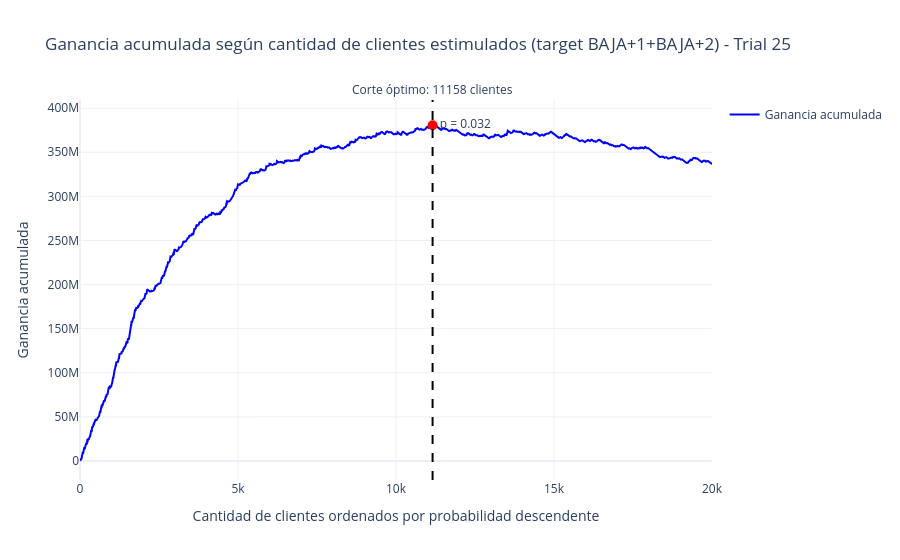

The code cell stored with this chart in its notebook:
### Markdown cell above
**Curva de Ganancia Acumulada en Junio (Target BAJA+1+BAJA+2, Trial 25, una semilla)**

### Code cell
import plotly.graph_objects as go

# Ordena los clientes de junio de mayor a menor probabilidad del modelo fusionado
orden2 = np.argsort(y_pred_baja1_2)[::-1]
# Resultado real de cada cliente en ese orden. Se usa y_test_binaria (solo BAJA+2), no y_test_binaria2, para medir con la ganancia real
ganancia_ordenada2 = np.where(y_test_binaria.values == 1, ganancia_acierto, -costo_estimulo)[orden2]
# Ganancia acumulada: lo que se gana si se estimulan los primeros 1, 2, 3... clientes
ganancia_acumulada2 = np.cumsum(ganancia_ordenada2)

# Mejor corte: el N donde la ganancia acumulada llega a su máximo (+1 porque argmax empieza en 0)
mejor_corte2 = np.argmax(ganancia_acumulada2) + 1
mejor_ganancia2 = ganancia_acumulada2[mejor_corte2 - 1]
# Probabilidad del último cliente que entra en ese corte (en el fusionado la escala es más alta que en el BAJA+2 solo)
p_corte2 = y_pred_baja1_2[orden2][mejor_corte2 - 1]

limite = 20000  # cuantos clientes mostrar en el eje x

fig = go.Figure()

# Curva de ganancia acumulada, hasta el límite del eje
fig.add_trace(go.Scatter(
    x=list(range(1, limite + 1)), y=ganancia_acumulada2[:limite],
    mode='lines', name='Ganancia acumulada', line=dict(color='blue')
))

# Línea vertical punteada en el corte óptimo
fig.add_vline(
    x=mejor_corte2, line_dash='dash', line_color='black',
    annotation_text=f'Corte óptimo: {mejor_corte2} clientes',
    annotation_position='top'
)

# Punto rojo en el máximo, con la probabilidad de corte al lado
fig.add_trace(go.Scatter(
    x=[mejor_corte2], y=[mejor_ganancia2],
    mode='markers+text', marker=dict(color='red', size=10),
    text=[f'p = {p_corte2:.3f}'], textposition='middle right',
    showlegend=False
))

fig.update_layout(
    title='Ganancia acumulada según cantidad de clientes estimulados (target BAJA+1+BAJA+2) - Trial 25',
    xaxis_title='Cantidad de clientes ordenados por probabilidad descendente',
    yaxis_title='Ganancia acumulada',
    xaxis_range=[0, limite],
    template='plotly_white'
)

fig.show()

print(f"Máxima ganancia: {mejor_ganancia2:.2f} en el corte {mejor_corte2}, con probabilidad de corte p = {p_corte2:.4f}")

### Figure 1 — Plotly figure (JSON) as saved in the notebook; plotly's stock layout.template omitted (floating-point values rounded to 4 significant figures; data arrays with more than 128 entries replaced by an {"elided": "..."} marker saying what was removed)
{"data": [{"line": {"color": "blue"}, "mode": "lines", "name": "Ganancia acumulada", "type": "scatter", "x": {"elided": "20000 int values"}, "y": {"elided": "20000 int values"}}, {"marker": {"color": "red", "size": 10}, "mode": "markers+text", "showlegend": false, "text": ["p = 0.032"], "textposition": "middle right", "type": "scatter", "x": [11158], "y": [380655000]}], "layout": {"annotations": [{"showarrow": false, "text": "Corte óptimo: 11158 clientes", "x": 11158, "xanchor": "center", "xref": "x", "y": 1, "yanchor": "bottom", "yref": "y domain"}], "shapes": [{"line": {"color": "black", "dash": "dash"}, "type": "line", "x0": 11158, "x1": 11158, "xref": "x", "y0": 0, "y1": 1, "yref": "y domain"}], "title": {"text": "Ganancia acumulada según cantidad de clientes estimulados (target BAJA+1+BAJA+2) - Trial 25"}, "xaxis": {"range": [0, 20000], "title": {"text": "Cantidad de clientes ordenados por probabilidad descendente"}}, "yaxis": {"title": {"text": "Ganancia acumulada"}}}}
